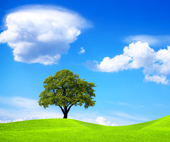
#> input picture color_transformations_navya/sky.png, 170 x 142 px
$ python rgb2cmyk.py
#> lines starting #> are read from the running program, lines starting #| are printed output that depends on the picture
# Author : Navya Sushma Tummala
# rgb to cmyk
import numpy as np
import cv2
# reading an image
image = cv2.imread("sky.png")
#> image is the input picture: shape (142, 170, 3); mean B, G, R 197.2, 178.3, 112.4
[rows, cols, dim] = np.shape(image)
#> rows = 142; cols = 170; dim = 3
cmyk = np.zeros((rows, cols, 4), dtype="uint8")
for i in range(rows):
    for j in range(cols):
        # dividing by 255
        blue = image[i, j, 0] / 255
        green = image[i, j, 1] / 255
        red = image[i, j, 2] / 255
        # getting cmy components
        c = 1 - red
        m = 1 - green
        y = 1 - blue
        # extracting min of cmy to find k - black channel
        cmy_min = np.minimum(np.minimum(c, m), y)
        if cmy_min != 1:
            temp = 1 - cmy_min
            range_cmyk = 100
            # c, m, y, k channels
            cmyk[i][j][0] = range_cmyk * (c - cmy_min) / temp
            cmyk[i][j][1] = range_cmyk * (m - cmy_min) / temp
            cmyk[i][j][2] = range_cmyk * (y - cmy_min) / temp
            cmyk[i][j][3] = range_cmyk * cmy_min
        else:
            cmyk[i][j][0] = 0
            cmyk[i][j][1] = 0
            cmyk[i][j][2] = 0
            cmyk[i][j][3] = 1
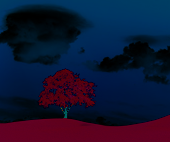
#> cmyk: shape (142, 170, 4); mean B, G, R, A 49.6, 21.2, 17.9, 9.3
cv2.imshow('result', cmyk)
cv2.waitKey(0)
